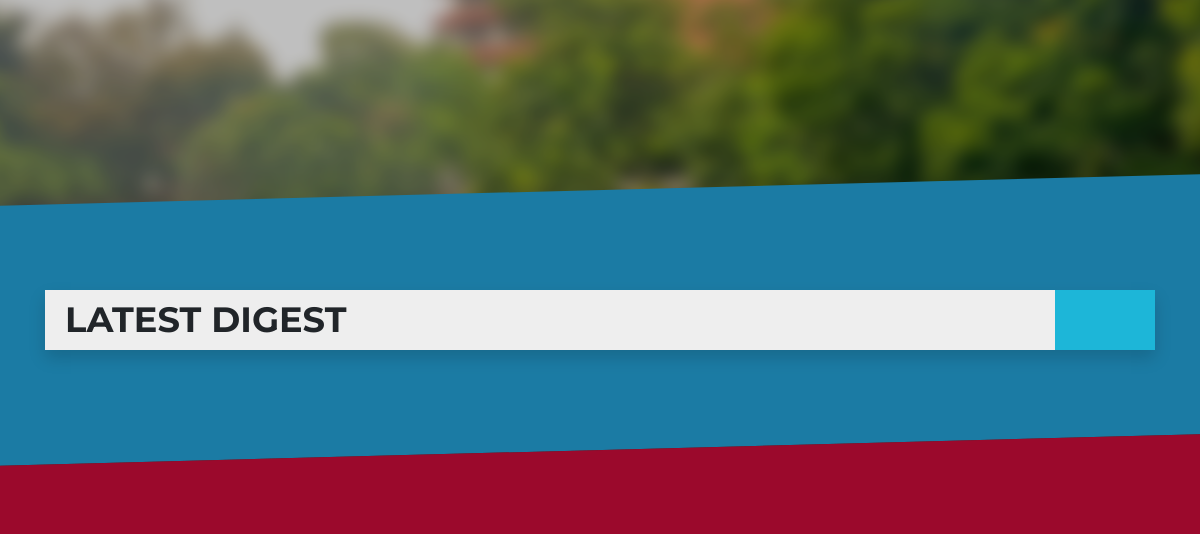
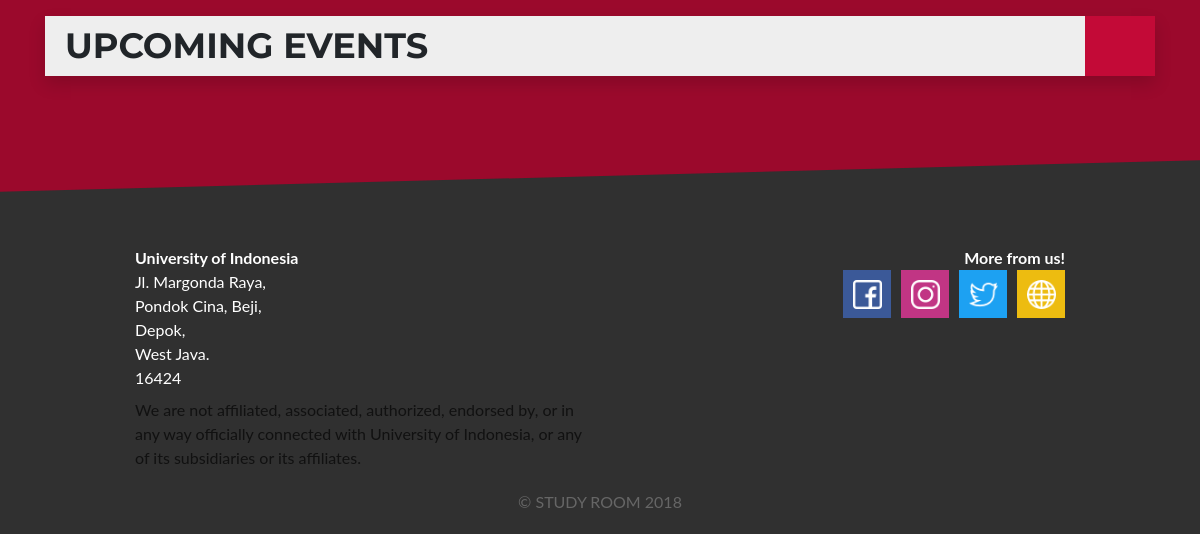
/ (lower part), run on an earlier commit of the app's database (2 pictures, top to bottom).
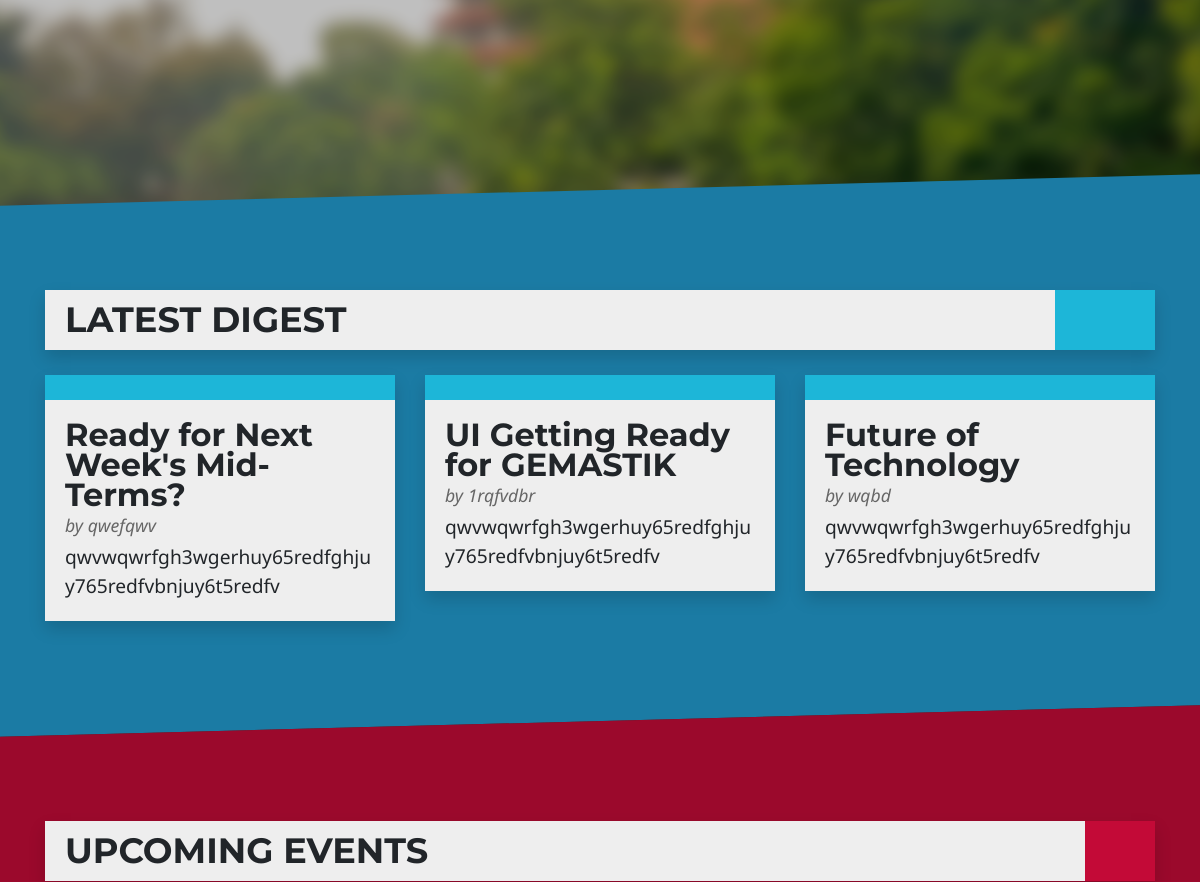
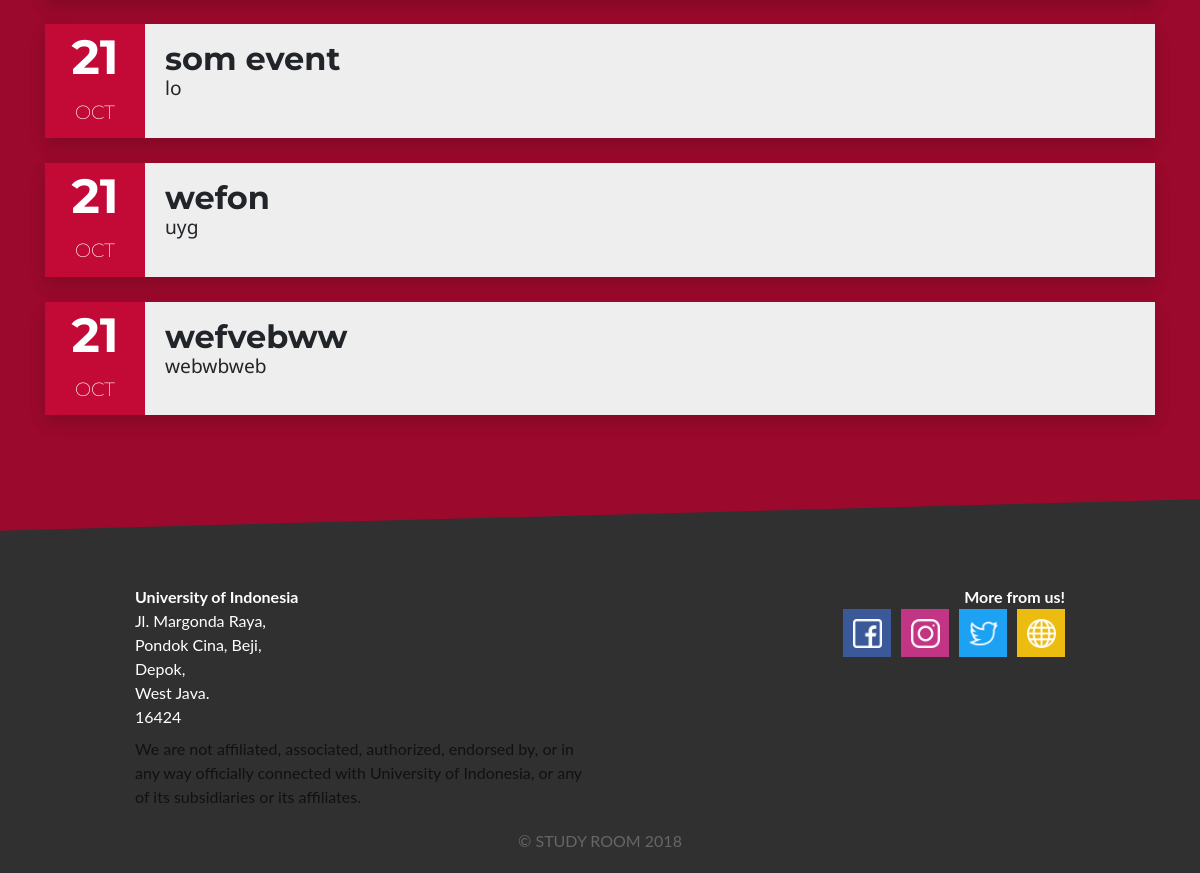
And on a later commit of the database (2 pictures, top to bottom).
### news/models.py (models this page shows)
class News(models.Model):
    title = models.CharField(max_length=50, blank=False)
    author = models.CharField(max_length=50, blank=False)
    date = models.DateField(default=timezone.now, blank=False)
    headline = models.CharField(max_length=50, blank=False)
    content = models.TextField(blank=False)

### event/models.py (models this page shows, shortened)
class Event(models.Model):
    name = models.CharField(max_length=30, blank=False, null=True)
    date = models.DateField()
    location = models.CharField(max_length=50, blank=False, null=True)
    description = models.CharField(max_length=200, blank=False, null=True)
    participant_user = models.ManyToManyField(User, blank=True)

### index/views.py (the view)
# urls.py: path('', views.index, name='index'),
def index(request):
    response = {
        'all_event': Event.objects.all().order_by("date")[:5],
        'all_news': News.objects.all().order_by("date")[:6]
    }
    return render(request, 'index.html', response)

### templates/index.html (shortened to what this page needs)
{% extends '_base.html' %}
{% load static %}
{% block content %}
<section id="parallax">
    <div class="parallax-background"></div>
    <div class="parallax-text">
        <h1>STUDY<br>ROOM</h1>
        <h2>Your dreams. Our mission.</h2>
    </div>
</section>
<section id="news" slant>
    <div class="news-container container">
        <div class="card shadow">
            <div class="card-flex">
                <h3 class="card-title title-bar">LATEST DIGEST</h3>
                <div class="content-colorbox color-news"></div>
            </div>
        </div>
        <div class="row">
            {% for news in all_news %}
            <div class="col-lg-4 col-sm-12">
                <div class="card clickable-card news-card shadow" data-toggle="modal" data-target="#modal-news-{{ news.id }}">
                    <div class="color-bar color-news"></div>
                    <div class="card-body">
                        <h5 class="card-title news-title">
                            {{ news.title }}
                        </h5>
                        <p class="news-author">by {{ news.author }} </p>
                        <div class="card-text news-content">
                            {{ news.headline }}
                        </div>
                    </div>
                </div>
            </div>
            {% endfor %}
        </div>
    </div>
</section>
<section id="event" slant>
    <div class="event-container container">
        <div class="card shadow">
            <div class="card-flex">
                <h3 class="card-title title-bar">UPCOMING EVENTS</h3>
                <div class="header-colorbox color-event"></div>
            </div>
        </div>
        {% for event in all_event %}
        <div class="row">
            <div class="col-lg-12">
                <div class="card clickable-card event-card shadow" data-toggle="modal" data-target="#modal-event-{{ event.id }}">
                    <div class="card-flex">
                        <div class="content-colorbox color-event">
                            <div class="event-date"><p>{{ event.date.day }}</p></div>
                            <div class="event-month"><p>{{ event.date|date:'b'|upper }}</p></div>
                        </div>
                        <div class="card-body">
                            <h5 class="card-title news-title">
                                {{ event.name }}
                            </h5>
                            <div class="card-text news-content">
                                {{ event.location }}
                            </div>
                        </div>
                    </div>
                </div>
            </div>
        </div>
        {% endfor %}
    </div>
</section>
{% endblock %}

What changed in the data, as far as the page shows it:
added News: title "Ready for Next Week's Mid-Terms?", author "qwefqwv", headline "qwvwqwrfgh3wgerhuy65redfghjuy765redfvbnjuy6t5redfv"
added News: title "UI Getting Ready for GEMASTIK", author "1rqfvdbr", headline "qwvwqwrfgh3wgerhuy65redfghjuy765redfvbnjuy6t5redfv"
added News: title "Future of Technology", author "wqbd", headline "qwvwqwrfgh3wgerhuy65redfghjuy765redfvbnjuy6t5redfv"
added Event: date.day "21", date "OCT", name "som event", location "lo"
added Event: date.day "21", date "OCT", name "wefon", location "uyg"
added Event: date.day "21", date "OCT", name "wefvebww", location "webwbweb"
